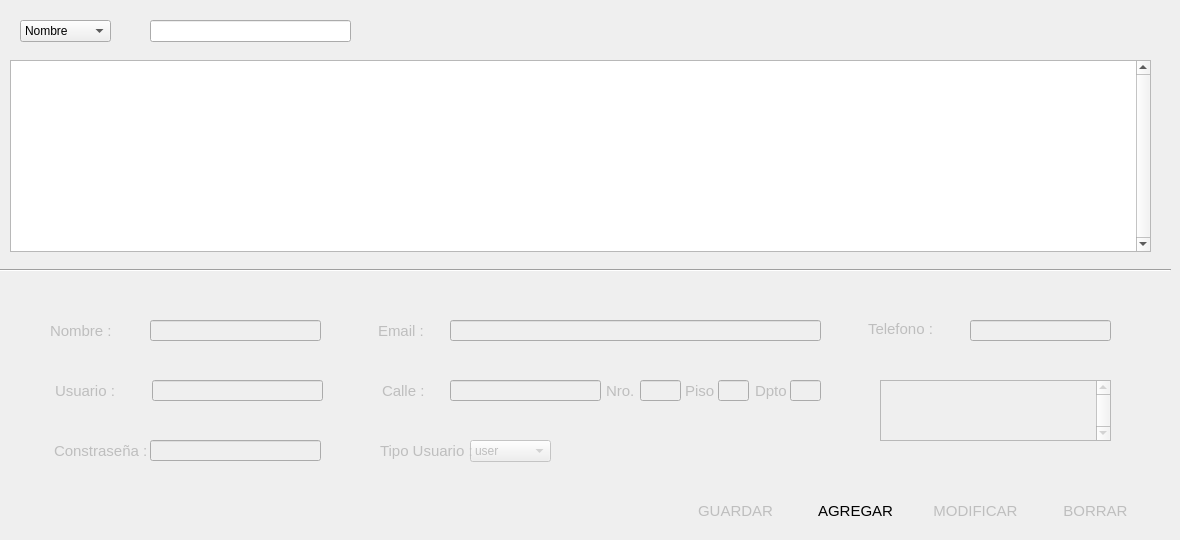
    <widget class="QWidget" name="tab_Usuarios">
     <attribute name="icon">
      <iconset>
       <normalon>../../../../home/pablo/.designer/Img/User32.png</normalon>
      </iconset>
     </attribute>
     <attribute name="title">
      <string>Usuarios</string>
     </attribute>
     <widget class="QLineEdit" name="txtFilterUserUsersTab">
      <property name="geometry">
       <rect>
        <x>150</x>
        <y>20</y>
        <width>201</width>
        <height>22</height>
       </rect>
      </property>
      <property name="styleSheet">
       <string notr="true">font: 9pt &quot;MS Shell Dlg 2&quot;;</string>
      </property>
     </widget>
     <widget class="QPushButton" name="btnSaveUsersTab">
      <property name="enabled">
       <bool>false</bool>
      </property>
      <property name="geometry">
       <rect>
        <x>680</x>
        <y>490</y>
        <width>111</width>
        <height>41</height>
       </rect>
      </property>
      <property name="font">
       <font>
        <family>Segoe UI</family>
        <pointsize>11</pointsize>
        <weight>9</weight>
        <italic>false</italic>
        <bold>false</bold>
       </font>
      </property>
      <property name="cursor">
       <cursorShape>PointingHandCursor</cursorShape>
      </property>
      <property name="styleSheet">
       <string notr="true">background: qradialgradient(cx: 0.3, cy: -0.4,
fx: 0.3, fy: -0.4,
radius: 1.35, stop: 0 #fff, stop: 1 #bbb);
border-radius: 11px;</string>
      </property>
      <property name="text">
       <string>GUARDAR</string>
      </property>
      <property name="icon">
       <iconset>
        <normaloff>../../../../home/pablo/.designer/Img/guardar.png</normaloff>../../../../home/pablo/.designer/Img/guardar.png</iconset>
      </property>
      <property name="iconSize">
       <size>
        <width>20</width>
        <height>20</height>
       </size>
      </property>
     </widget>
     <widget class="QComboBox" name="cbFilterUserUsersTab">
      <property name="geometry">
       <rect>
        <x>20</x>
        <y>20</y>
        <width>91</width>
        <height>22</height>
       </rect>
      </property>
      <property name="styleSheet">
       <string notr="true">font: 9pt &quot;MS Shell Dlg 2&quot;;</string>
      </property>
      <item>
       <property name="text">
        <string>Nombre</string>
       </property>
      </item>
      <item>
       <property name="text">
        <string>Usuario</string>
       </property>
      </item>
      <item>
       <property name="text">
        <string>Tipo</string>
       </property>
      </item>
     </widget>
     <widget class="QTableView" name="tvUserUsersTab">
      <property name="geometry">
       <rect>
        <x>10</x>
        <y>60</y>
        <width>1141</width>
        <height>192</height>
       </rect>
      </property>
      <property name="styleSheet">
       <string notr="true">font: 9pt &quot;MS Shell Dlg 2&quot;;</string>
      </property>
      <property name="verticalScrollBarPolicy">
       <enum>Qt::ScrollBarAlwaysOn</enum>
      </property>
      <property name="horizontalScrollBarPolicy">
       <enum>Qt::ScrollBarAlwaysOff</enum>
      </property>
      <attribute name="verticalHeaderVisible">
       <bool>false</bool>
      </attribute>
      <attribute name="verticalHeaderHighlightSections">
       <bool>false</bool>
      </attribute>
     </widget>
     <widget class="QPushButton" name="btnAddUsersTab">
      <property name="geometry">
       <rect>
        <x>800</x>
        <y>490</y>
        <width>111</width>
        <height>41</height>
       </rect>
      </property>
      <property name="font">
       <font>
        <family>Segoe UI</family>
        <pointsize>11</pointsize>
        <weight>9</weight>
        <italic>false</italic>
        <bold>false</bold>
       </font>
      </property>
      <property name="cursor">
       <cursorShape>PointingHandCursor</cursorShape>
      </property>
      <property name="styleSheet">
       <string notr="true">background: qradialgradient(cx: 0.3, cy: -0.4,
fx: 0.3, fy: -0.4,
radius: 1.35, stop: 0 #fff, stop: 1 #bbb);
border-radius: 11px;</string>
      </property>
      <property name="text">
       <string>AGREGAR</string>
      </property>
      <property name="icon">
       <iconset>
        <normaloff>../../../../home/pablo/.designer/Img/agregar.png</normaloff>../../../../home/pablo/.designer/Img/agregar.png</iconset>
      </property>
      <property name="iconSize">
       <size>
        <width>20</width>
        <height>20</height>
       </size>
      </property>
     </widget>
     <widget class="Line" name="line1_u">
      <property name="geometry">
       <rect>
        <x>0</x>
        <y>260</y>
        <width>1171</width>
        <height>20</height>
       </rect>
      </property>
      <property name="orientation">
       <enum>Qt::Horizontal</enum>
      </property>
     </widget>
     <widget class="QPushButton" name="btnUpdateUsersTab">
      <property name="enabled">
       <bool>false</bool>
      </property>
      <property name="geometry">
       <rect>
        <x>920</x>
        <y>490</y>
        <width>111</width>
        <height>41</height>
       </rect>
      </property>
      <property name="font">
       <font>
        <family>Segoe UI</family>
        <pointsize>11</pointsize>
        <weight>9</weight>
        <italic>false</italic>
        <bold>false</bold>
       </font>
      </property>
      <property name="cursor">
       <cursorShape>PointingHandCursor</cursorShape>
      </property>
      <property name="styleSheet">
       <string notr="true">background: qradialgradient(cx: 0.3, cy: -0.4,
fx: 0.3, fy: -0.4,
radius: 1.35, stop: 0 #fff, stop: 1 #bbb);
border-radius: 11px;</string>
      </property>
      <property name="text">
       <string>MODIFICAR</string>
      </property>
      <property name="icon">
       <iconset>
        <normaloff>../../../../home/pablo/.designer/Img/actualizar.png</normaloff>../../../../home/pablo/.designer/Img/actualizar.png</iconset>
      </property>
      <property name="iconSize">
       <size>
        <width>20</width>
        <height>20</height>
       </size>
      </property>
     </widget>
     <widget class="QPushButton" name="btnDeleteUsersTab">
      <property name="enabled">
       <bool>false</bool>
      </property>
      <property name="geometry">
       <rect>
        <x>1040</x>
        <y>490</y>
        <width>111</width>
        <height>41</height>
       </rect>
      </property>
      <property name="font">
       <font>
        <family>Segoe UI</family>
        <pointsize>11</pointsize>
        <weight>9</weight>
        <italic>false</italic>
        <bold>false</bold>
       </font>
      </property>
      <property name="cursor">
       <cursorShape>PointingHandCursor</cursorShape>
      </property>
      <property name="styleSheet">
       <string notr="true">background: qradialgradient(cx: 0.3, cy: -0.4,
fx: 0.3, fy: -0.4,
radius: 1.35, stop: 0 #fff, stop: 1 #bbb);
border-radius: 11px;</string>
      </property>
      <property name="text">
       <string>BORRAR</string>
      </property>
      <property name="icon">
       <iconset>
        <normaloff>../../../../home/pablo/.designer/Img/borrar.png</normaloff>../../../../home/pablo/.designer/Img/borrar.png</iconset>
      </property>
      <property name="iconSize">
       <size>
        <width>20</width>
        <height>20</height>
       </size>
      </property>
     </widget>
     <widget class="QWidget" name="wDatosUsuario" native="true">
      <property name="enabled">
       <bool>false</bool>
      </property>
      <property name="geometry">
       <rect>
        <x>10</x>
        <y>300</y>
        <width>1141</width>
        <height>171</height>
       </rect>
      </property>
      <widget class="QLabel" name="label5_u">
       <property name="geometry">
        <rect>
         <x>372</x>
         <y>80</y>
         <width>71</width>
         <height>21</height>
        </rect>
       </property>
       <property name="font">
        <font>
         <family>Segoe UI</family>
         <pointsize>11</pointsize>
         <weight>9</weight>
         <italic>false</italic>
         <bold>false</bold>
        </font>
       </property>
       <property name="text">
        <string>Calle :</string>
       </property>
      </widget>
      <widget class="QLabel" name="label1_u">
       <property name="geometry">
        <rect>
         <x>40</x>
         <y>20</y>
         <width>71</width>
         <height>21</height>
        </rect>
       </property>
       <property name="font">
        <font>
         <family>Segoe UI</family>
         <pointsize>11</pointsize>
         <weight>9</weight>
         <italic>false</italic>
         <bold>false</bold>
        </font>
       </property>
       <property name="text">
        <string>Nombre :</string>
       </property>
      </widget>
      <widget class="QLineEdit" name="txtPersonNameUsersTab">
       <property name="geometry">
        <rect>
         <x>140</x>
         <y>20</y>
         <width>171</width>
         <height>21</height>
        </rect>
       </property>
       <property name="styleSheet">
        <string notr="true">font: 9pt &quot;MS Shell Dlg 2&quot;;</string>
       </property>
      </widget>
      <widget class="QLineEdit" name="txtAddressStreetUsersTab">
       <property name="geometry">
        <rect>
         <x>440</x>
         <y>80</y>
         <width>151</width>
         <height>21</height>
        </rect>
       </property>
       <property name="styleSheet">
        <string notr="true">font: 9pt &quot;MS Shell Dlg 2&quot;;</string>
       </property>
      </widget>
      <widget class="QComboBox" name="cbUserTypeUsersTab">
       <property name="geometry">
        <rect>
         <x>460</x>
         <y>140</y>
         <width>81</width>
         <height>22</height>
        </rect>
       </property>
       <item>
        <property name="text">
         <string>user</string>
        </property>
       </item>
       <item>
        <property name="text">
         <string>admin</string>
        </property>
       </item>
      </widget>
      <widget class="QLabel" name="label8_u">
       <property name="geometry">
        <rect>
         <x>745</x>
         <y>80</y>
         <width>41</width>
         <height>21</height>
        </rect>
       </property>
       <property name="font">
        <font>
         <family>Segoe UI</family>
         <pointsize>11</pointsize>
         <weight>9</weight>
         <italic>false</italic>
         <bold>false</bold>
        </font>
       </property>
       <property name="text">
        <string>Dpto</string>
       </property>
      </widget>
      <widget class="QLineEdit" name="txtUserPasswordUsersTab">
       <property name="geometry">
        <rect>
         <x>140</x>
         <y>140</y>
         <width>171</width>
         <height>21</height>
        </rect>
       </property>
       <property name="styleSheet">
        <string notr="true">font: 9pt &quot;MS Shell Dlg 2&quot;;</string>
       </property>
       <property name="echoMode">
        <enum>QLineEdit::Password</enum>
       </property>
      </widget>
      <widget class="QLabel" name="label7_u">
       <property name="geometry">
        <rect>
         <x>675</x>
         <y>80</y>
         <width>31</width>
         <height>21</height>
        </rect>
       </property>
       <property name="font">
        <font>
         <family>Segoe UI</family>
         <pointsize>11</pointsize>
         <weight>9</weight>
         <italic>false</italic>
         <bold>false</bold>
        </font>
       </property>
       <property name="text">
        <string>Piso</string>
       </property>
      </widget>
      <widget class="QLineEdit" name="txtAddressDptoUsersTab">
       <property name="geometry">
        <rect>
         <x>780</x>
         <y>80</y>
         <width>31</width>
         <height>21</height>
        </rect>
       </property>
       <property name="styleSheet">
        <string notr="true">font: 9pt &quot;MS Shell Dlg 2&quot;;</string>
       </property>
      </widget>
      <widget class="QLineEdit" name="txtUserEmailUsersTab">
       <property name="geometry">
        <rect>
         <x>440</x>
         <y>20</y>
         <width>371</width>
         <height>21</height>
        </rect>
       </property>
       <property name="styleSheet">
        <string notr="true">font: 9pt &quot;MS Shell Dlg 2&quot;;</string>
       </property>
      </widget>
      <widget class="QPushButton" name="btnAddPhoneUsersTab">
       <property name="geometry">
        <rect>
         <x>1110</x>
         <y>20</y>
         <width>20</width>
         <height>20</height>
        </rect>
       </property>
       <property name="cursor">
        <cursorShape>PointingHandCursor</cursorShape>
       </property>
       <property name="styleSheet">
        <string notr="true">background: qradialgradient(cx: 0.4, cy: -0.1,
fx: 0.4, fy: -0.1,
radius: 1.35, stop: 0 #fff, stop: 1 #ddd);
border-radius: 5px;</string>
       </property>
       <property name="text">
        <string/>
       </property>
       <property name="icon">
        <iconset>
         <normaloff>../../../../home/pablo/.designer/Img/mas.png</normaloff>../../../../home/pablo/.designer/Img/mas.png</iconset>
       </property>
      </widget>
      <widget class="QLabel" name="label3_u">
       <property name="geometry">
        <rect>
         <x>45</x>
         <y>80</y>
         <width>71</width>
         <height>21</height>
        </rect>
       </property>
       <property name="font">
        <font>
         <family>Segoe UI</family>
         <pointsize>11</pointsize>
         <weight>9</weight>
         <italic>false</italic>
         <bold>false</bold>
        </font>
       </property>
       <property name="text">
        <string>Usuario : </string>
       </property>
      </widget>
      <widget class="QLabel" name="label11_u">
       <property name="geometry">
        <rect>
         <x>858</x>
         <y>18</y>
         <width>91</width>
         <height>21</height>
        </rect>
       </property>
       <property name="font">
        <font>
         <family>Segoe UI</family>
         <pointsize>11</pointsize>
         <weight>9</weight>
         <italic>false</italic>
         <bold>false</bold>
        </font>
       </property>
       <property name="text">
        <string>Telefono :</string>
       </property>
      </widget>
      <widget class="QLabel" name="label6_u">
       <property name="geometry">
        <rect>
         <x>596</x>
         <y>80</y>
         <width>31</width>
         <height>21</height>
        </rect>
       </property>
       <property name="font">
        <font>
         <family>Segoe UI</family>
         <pointsize>11</pointsize>
         <weight>9</weight>
         <italic>false</italic>
         <bold>false</bold>
        </font>
       </property>
       <property name="text">
        <string>Nro.</string>
       </property>
      </widget>
      <widget class="QLabel" name="label9_u">
       <property name="geometry">
        <rect>
         <x>44</x>
         <y>140</y>
         <width>111</width>
         <height>21</height>
        </rect>
       </property>
       <property name="font">
        <font>
         <family>Segoe UI</family>
         <pointsize>11</pointsize>
         <weight>9</weight>
         <italic>false</italic>
         <bold>false</bold>
        </font>
       </property>
       <property name="text">
        <string>Constraseña : </string>
       </property>
      </widget>
      <widget class="QLineEdit" name="txtUserNameUsersTab">
       <property name="geometry">
        <rect>
         <x>142</x>
         <y>80</y>
         <width>171</width>
         <height>21</height>
        </rect>
       </property>
       <property name="styleSheet">
        <string notr="true">font: 9pt &quot;MS Shell Dlg 2&quot;;</string>
       </property>
      </widget>
      <widget class="QPushButton" name="btnRestarTelefono_u">
       <property name="geometry">
        <rect>
         <x>1110</x>
         <y>110</y>
         <width>20</width>
         <height>20</height>
        </rect>
       </property>
       <property name="cursor">
        <cursorShape>PointingHandCursor</cursorShape>
       </property>
       <property name="styleSheet">
        <string notr="true">background: qradialgradient(cx: 0.4, cy: -0.1,
fx: 0.4, fy: -0.1,
radius: 1.35, stop: 0 #fff, stop: 1 #ddd);
border-radius: 5px;</string>
       </property>
       <property name="text">
        <string/>
       </property>
       <property name="icon">
        <iconset>
         <normaloff>../../../../home/pablo/.designer/Img/menos.png</normaloff>../../../../home/pablo/.designer/Img/menos.png</iconset>
       </property>
      </widget>
      <widget class="QLabel" name="label4">
       <property name="geometry">
        <rect>
         <x>368</x>
         <y>20</y>
         <width>71</width>
         <height>21</height>
        </rect>
       </property>
       <property name="font">
        <font>
         <family>Segoe UI</family>
         <pointsize>11</pointsize>
         <weight>9</weight>
         <italic>false</italic>
         <bold>false</bold>
        </font>
       </property>
       <property name="text">
        <string>Email :</string>
       </property>
      </widget>
      <widget class="QLineEdit" name="txtAddressFloorUsersTab">
       <property name="geometry">
        <rect>
         <x>708</x>
         <y>80</y>
         <width>31</width>
         <height>21</height>
        </rect>
       </property>
       <property name="styleSheet">
        <string notr="true">font: 9pt &quot;MS Shell Dlg 2&quot;;</string>
       </property>
      </widget>
      <widget class="QLineEdit" name="txtAddressNumberUsersTab">
       <property name="geometry">
        <rect>
         <x>630</x>
         <y>80</y>
         <width>41</width>
         <height>21</height>
        </rect>
       </property>
       <property name="styleSheet">
        <string notr="true">font: 9pt &quot;MS Shell Dlg 2&quot;;</string>
       </property>
      </widget>
      <widget class="QLabel" name="label10_u">
       <property name="geometry">
        <rect>
         <x>370</x>
         <y>140</y>
         <width>101</width>
         <height>21</height>
        </rect>
       </property>
       <property name="font">
        <font>
         <family>Segoe UI</family>
         <pointsize>11</pointsize>
         <weight>9</weight>
         <italic>false</italic>
         <bold>false</bold>
        </font>
       </property>
       <property name="text">
        <string>Tipo Usuario :</string>
       </property>
      </widget>
      <widget class="QTableView" name="tvPhoneUsersTab">
       <property name="geometry">
        <rect>
         <x>870</x>
         <y>80</y>
         <width>231</width>
         <height>61</height>
        </rect>
       </property>
       <property name="styleSheet">
        <string notr="true">font: 7pt &quot;MS Shell Dlg 2&quot;;</string>
       </property>
       <property name="verticalScrollBarPolicy">
        <enum>Qt::ScrollBarAlwaysOn</enum>
       </property>
       <property name="horizontalScrollBarPolicy">
        <enum>Qt::ScrollBarAlwaysOff</enum>
       </property>
       <attribute name="horizontalHeaderVisible">
        <bool>false</bool>
       </attribute>
       <attribute name="horizontalHeaderHighlightSections">
        <bool>false</bool>
       </attribute>
       <attribute name="verticalHeaderVisible">
        <bool>false</bool>
       </attribute>
       <attribute name="verticalHeaderHighlightSections">
        <bool>false</bool>
       </attribute>
      </widget>
      <widget class="QLineEdit" name="txtAddPhoneUsersTab">
       <property name="geometry">
        <rect>
         <x>960</x>
         <y>20</y>
         <width>141</width>
         <height>21</height>
        </rect>
       </property>
       <property name="styleSheet">
        <string notr="true">font: 9pt &quot;MS Shell Dlg 2&quot;;</string>
       </property>
      </widget>
      <widget class="QPushButton" name="btnPhoneCellUsersTab">
       <property name="geometry">
        <rect>
         <x>1040</x>
         <y>50</y>
         <width>20</width>
         <height>20</height>
        </rect>
       </property>
       <property name="cursor">
        <cursorShape>PointingHandCursor</cursorShape>
       </property>
       <property name="styleSheet">
        <string notr="true">background: qradialgradient(cx: 0.4, cy: -0.1,
fx: 0.4, fy: -0.1,
radius: 1.35, stop: 0 #fff, stop: 1 #ddd);
border-radius: 5px;</string>
       </property>
       <property name="text">
        <string/>
       </property>
       <property name="icon">
        <iconset>
         <normaloff>../../../../home/pablo/.designer/Img/icon-cel.png</normaloff>../../../../home/pablo/.designer/Img/icon-cel.png</iconset>
       </property>
      </widget>
      <widget class="QPushButton" name="btnPhoneUsersTab">
       <property name="enabled">
        <bool>false</bool>
       </property>
       <property name="geometry">
        <rect>
         <x>1010</x>
         <y>50</y>
         <width>20</width>
         <height>20</height>
        </rect>
       </property>
       <property name="cursor">
        <cursorShape>PointingHandCursor</cursorShape>
       </property>
       <property name="styleSheet">
        <string notr="true">background: qradialgradient(cx: 0.4, cy: -0.1,
fx: 0.4, fy: -0.1,
radius: 1.35, stop: 0 #fff, stop: 1 #ddd);
border-radius: 5px;</string>
       </property>
       <property name="text">
        <string/>
       </property>
       <property name="icon">
        <iconset>
         <normaloff>../../../../home/pablo/.designer/Img/icon-tel.png</normaloff>../../../../home/pablo/.designer/Img/icon-tel.png</iconset>
       </property>
      </widget>
      <widget class="QPushButton" name="btnFaxUsersTab">
       <property name="geometry">
        <rect>
         <x>1070</x>
         <y>50</y>
         <width>20</width>
         <height>20</height>
        </rect>
       </property>
       <property name="cursor">
        <cursorShape>PointingHandCursor</cursorShape>
       </property>
       <property name="styleSheet">
        <string notr="true">background: qradialgradient(cx: 0.4, cy: -0.1,
fx: 0.4, fy: -0.1,
radius: 1.35, stop: 0 #fff, stop: 1 #ddd);
border-radius: 5px;</string>
       </property>
       <property name="text">
        <string/>
       </property>
       <property name="icon">
        <iconset>
         <normaloff>../../../../home/pablo/.designer/Img/icon-fax.png</normaloff>../../../../home/pablo/.designer/Img/icon-fax.png</iconset>
       </property>
      </widget>
      <widget class="QPushButton" name="btnPhoneCancelUsersTab">
       <property name="geometry">
        <rect>
         <x>930</x>
         <y>20</y>
         <width>20</width>
         <height>20</height>
        </rect>
       </property>
       <property name="cursor">
        <cursorShape>PointingHandCursor</cursorShape>
       </property>
       <property name="styleSheet">
        <string notr="true">background: qradialgradient(cx: 0.4, cy: -0.1,
fx: 0.4, fy: -0.1,
radius: 1.35, stop: 0 #fff, stop: 1 #ddd);
border-radius: 5px;</string>
       </property>
       <property name="text">
        <string/>
       </property>
       <property name="icon">
        <iconset>
         <normaloff>../../../../home/pablo/.designer/Img/cancelar.png</normaloff>../../../../home/pablo/.designer/Img/cancelar.png</iconset>
       </property>
      </widget>
     </widget>
     <widget class="QLabel" name="label_9">
      <property name="geometry">
       <rect>
        <x>130</x>
        <y>20</y>
        <width>21</width>
        <height>16</height>
       </rect>
      </property>
      <property name="font">
       <font>
        <family>Segoe UI</family>
        <pointsize>11</pointsize>
        <weight>9</weight>
        <italic>false</italic>
        <bold>false</bold>
       </font>
      </property>
      <property name="text">
       <string>&lt;html&gt;
&lt;head/&gt;
&lt;body&gt;
&lt;IMG SRC=&quot;../Img/buscar.png&quot; width=&quot;16&quot; height=&quot;16&quot;&gt;
&lt;/body&gt;
&lt;/html&gt;</string>
      </property>
     </widget>
    </widget>
